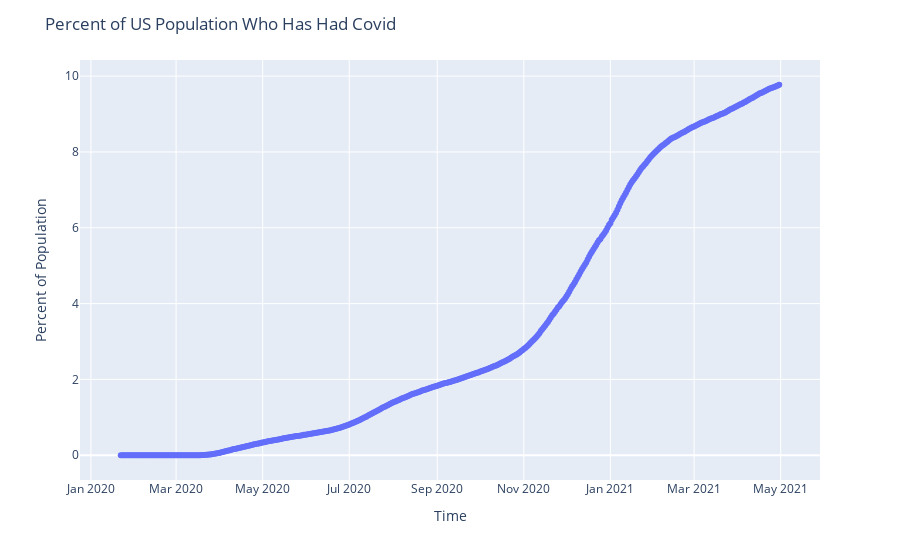

Source (notebook cell):
### Code cell
import plotly.express as px


fig = px.line(df2, x='date', y='percent', markers=True, line_shape='linear', hover_data=['percent'])

# Customize axis labels and title
fig.update_layout(
    xaxis_title='Time',
    yaxis_title='Percent of Population',
    title='Percent of US Population Who Has Had Covid'
)


# Show the plot
fig.show()

### Figure 1 — Plotly figure (JSON) as saved in the notebook; plotly's stock layout.template omitted (floating-point values rounded to 4 significant figures; data arrays with more than 128 entries replaced by an {"elided": "..."} marker saying what was removed)
{"data": [{"hovertemplate": "date=%{x}<br>percent=%{y}<extra></extra>", "legendgroup": "", "line": {"color": "#636efa", "dash": "solid", "shape": "linear"}, "marker": {"symbol": "circle"}, "mode": "lines+markers", "name": "", "orientation": "v", "showlegend": false, "x": {"elided": "465 str values"}, "xaxis": "x", "y": {"elided": "465 float values"}, "yaxis": "y", "type": "scatter"}], "layout": {"xaxis": {"anchor": "y", "domain": [0, 1], "title": {"text": "Time"}}, "yaxis": {"anchor": "x", "domain": [0, 1], "title": {"text": "Percent of Population"}}, "legend": {"tracegroupgap": 0}, "margin": {"t": 60}, "title": {"text": "Percent of US Population Who Has Had Covid"}}}
